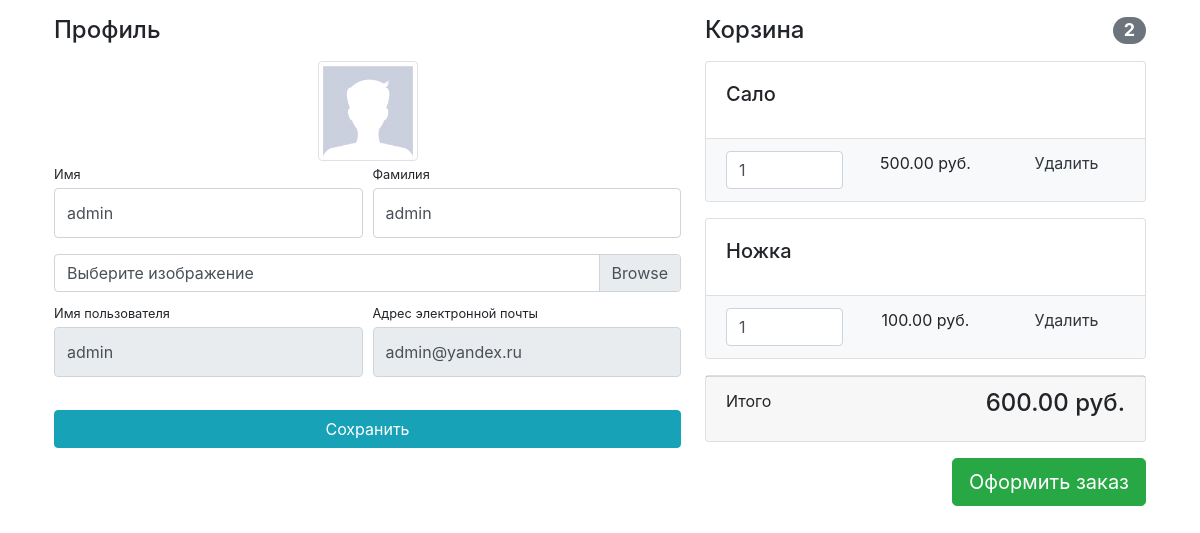
Before: /users/profile/ (signed in) with the older database file.
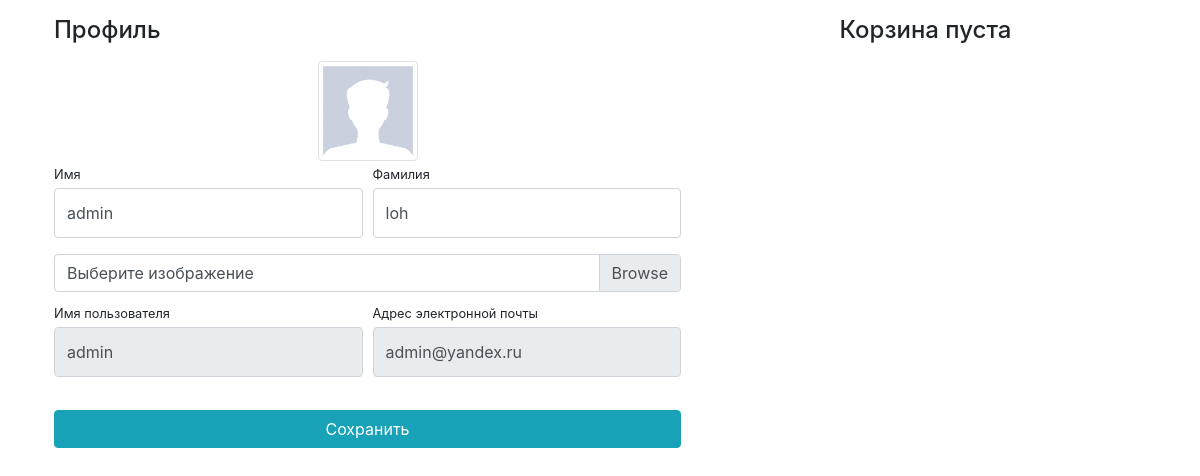
After: the same page with the newer database file.
### users/models.py (models this page shows)
class User(AbstractUser):
    image = models.ImageField(upload_to='users_image', null=True, blank=True)

### main/models.py (models this page shows, shortened)
class Basket(models.Model):
    user = models.ForeignKey(to=User, on_delete=models.CASCADE)
    product = models.ForeignKey(to=Product, on_delete=models.CASCADE)
    quantity = models.PositiveSmallIntegerField(default=0)
    create_timestamp = models.DateTimeField(auto_now_add=True)
    def sum(self):
        return self.product.price * self.quantity

class Product(models.Model):
    name = models.CharField(max_length=256)                         # название
    discription = models.TextField()                                # описание
    price = models.DecimalField(max_digits=6, decimal_places=2)     # цена  # цифры до запятой и после
    quantity = models.PositiveIntegerField(default=0)               # количество товаров на складе / по умолчанию 0 товаров
    image = models.ImageField(upload_to='products_img')
    category = models.ForeignKey(to=ProductCategory, on_delete=models.CASCADE)   # связываем с другой таблицей / удаляестя

### users/views.py (the view)
# urls.py: path('profile/', profile, name='profile'),
@login_required
def profile(request):
    if request.method == 'POST':
        form = UserProfileForm(instance=request.user, data=request.POST, files=request.FILES)
        if form.is_valid():
            form.save()
            return HttpResponseRedirect(reverse('users:profile'))
        else:
            print(form.errors)
    else:
        form = UserProfileForm(instance=request.user)
    baskets = Basket.objects.filter(user=request.user)
    total_sum = sum(basket.sum() for basket in baskets)
    total_quantity = sum(basket.quantity for basket in baskets)
    context = {'title': "Meet - Profil",
               'form': form,
               'baskets': baskets,
               'total_sum': total_sum,
               'total_quantity': total_quantity,
               }
    return render(request, 'users/profile.html', context)

### users/forms.py
class UserProfileForm(UserChangeForm):
    first_name = forms.CharField(widget=forms.TextInput(attrs={'class': 'form-control py-4'}))
    last_name = forms.CharField(widget=forms.TextInput(attrs={'class': 'form-control py-4'}))
    image = forms.ImageField(widget=forms.FileInput(attrs={'class': 'custom-file-input'}), required=False)
    username = forms.CharField(widget=forms.TextInput(attrs={'class': 'form-control py-4', 'readonly': True}))
    email = forms.CharField(widget=forms.TextInput(attrs={'class': 'form-control py-4', 'readonly': True}))
    class Meta:
        model = User
        fields = ('first_name', 'last_name', 'image', 'username', 'email')

### users/templates/users/profile.html (shortened to what this page needs)
{% load static %}
<!DOCTYPE html>
<html lang="ru-RU" dir="ltr">
<head>
    <link href="../../../static/main/css/profile.css" rel="stylesheet">
</head>
    <body >
    <div class="container">
    <div class="row">
        <div class="col-lg-7">
            <h4 class="mt-3 mb-3">Профиль</h4>
            <div class="col-lg-12 text-center">
                <img width="100" height="100"
                     src="{% if user.image %} {{ user.image.url }} {% else %}{% static 'main/img/default_avatar.jpg' %}{% endif %}"
                     class="img-thumbnail">
            </div>
            <form action="{% url 'users:profile' %}" method="post" enctype="multipart/form-data">
                <div class="form-row">
                    <div class="col-lg-6">
                        <div class="form-group">
                            <label class="small mb-1" for="form.first_name.if_for_label">Имя</label>
                            {{ form.first_name }}
                        </div>
                    </div>
                    <div class="col-lg-6">
                        <div class="form-group">
                            <label class="small mb-1" for="form.last.if_for_label">Фамилия</label>
                            {{ form.last_name }}
                        </div>
                    </div>
                </div>
                <div class="form-row mb-2">
                    <div class="col-lg-12">
                        <div class="custom-file">
                            <label class="custom-file-label" for="form.image.if_for_label">Выберите изображение</label>
                        </div>
                    </div>
                </div>
                <div class="form-row">
                    <div class="col-lg-6">
                        <label class="small mb-1" for="form.username.if_for_label">Имя пользователя</label>
                        {{ form.username }}
                    </div>
                    <div class="col-lg-6">
                        <label class="small mb-1" for="form.email.if_for_label">Адрес электронной
                            почты</label>
                        {{ form.email }}
                    </div>
                </div>
                <div class="form-row">
                    <div class="col-lg-12" style="margin-top: 33px;">
                        <input class="btn btn-info btn-block" type="submit" value="Сохранить">
                    </div>
                </div>
            </form>
        </div>
        <div class="col-lg-5">
             {% include 'main/baskets.html' %}
        </div>
    </div>
    </div>
    </body>
</html>

### main/templates/main/baskets.html (shortened to what this page needs)
    {% if baskets %}
    <h4 class="mt-3 mb-3 d-flex justify-content-between align-items-center mb-3">
                Корзина <span class="badge badge-secondary badge-pill">{{ total_quantity }}</span>
    </h4>
    {% for basket in baskets %}
    <div class="card mb-3">
                <div class="card-body">
                    <h5 class="card-title">{{ basket.product.name }}</h5>
                </div>
                <ul class="list-group list-group-flush">
                    <li class="list-group-item bg-light">
                        <div class="row text-center">
                            <div class="col-lg-4">
                                <input name="basketID" type="number" class="form-control"
                                       value="{{ basket.quantity }}" min="0">
                            </div>
                            <div class="col-lg-4">{{ basket.sum }} руб.</div>
                            <div class="col-lg-4">
                                <a href="{% url 'basket_remove' basket.id%}" >
                                    Удалить
                                </a>
                            </div>
                        </div>
                    </li>
                </ul>
            </div>
    {% endfor %}
<div class="card mb-3">
                <div class="card-footer">
                    <p class="float-left">Итого</p>
                    <h4 class="float-right">{{ total_sum }} руб.</h4>
                </div>
            </div>
<a class="btn btn-success btn-lg float-right" href="../orders/order-create.html">
                Оформить заказ
            </a>
{% else %}
        <h4 class="mt-3 mb-3 text-center">
                Корзина пуста
        </h4>
{% endif %}

Changed rows visible on the page:
removed Basket: product.name "Сало", basketID "1", sum "500.00"
removed Basket: product.name "Ножка", basketID "1", sum "100.00"
changed User "admin": last_name "admin" → "loh"
Other visible differences:
{{ total_quantity }}: "2" → (not shown)
{{ total_sum }}: "600.00" → (not shown)
text no longer shown: "Корзина Итого руб. Оформить заказ"
text now shown: "Корзина пуста"
